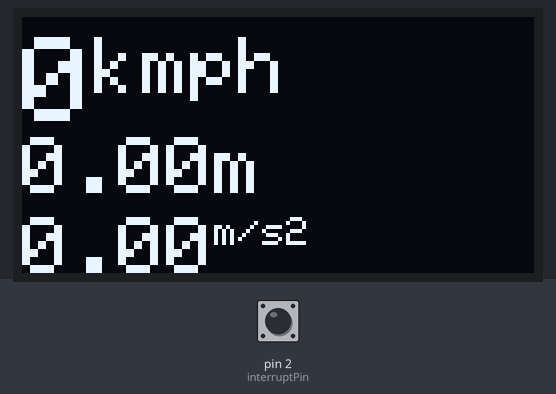
Recording of a sketch running on a simulated Arduino Uno, built with avr-gcc and run on an emulated ATmega328P. Shown: 128×64 one-colour display. The inputs (shaded band) are chosen by the test bench; at power-on: pin 2 (interruptPin) LOW. The display library's start-up logo is not drawn; what the sketch prints to the serial monitor is not drawn.

Above: at 2.2 s.
2.3 s: pin 2 (interruptPin) pulled HIGH for 0.15 s
At 3.4 s:
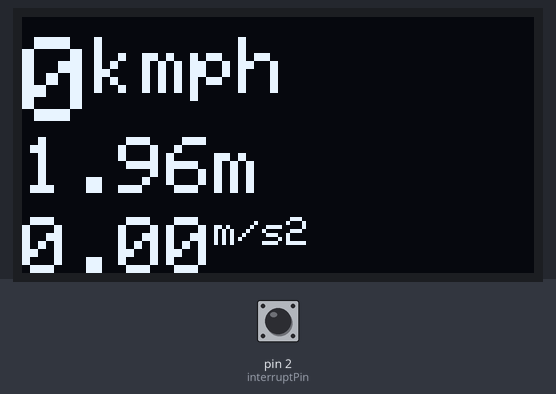
5.1 s: pin 2 (interruptPin) pulled HIGH for 1 s
At 6.4 s:
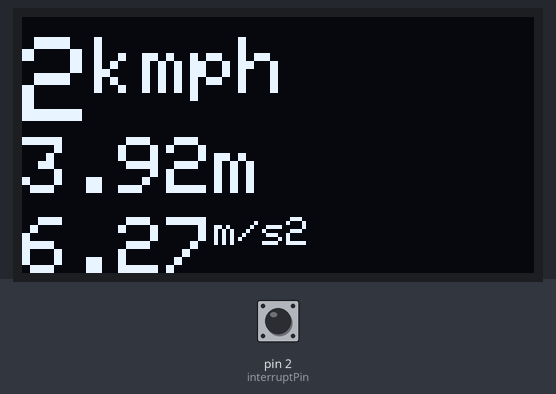
8.1 s: pin 2 (interruptPin) pulled HIGH for 0.15 s
At 9.4 s:
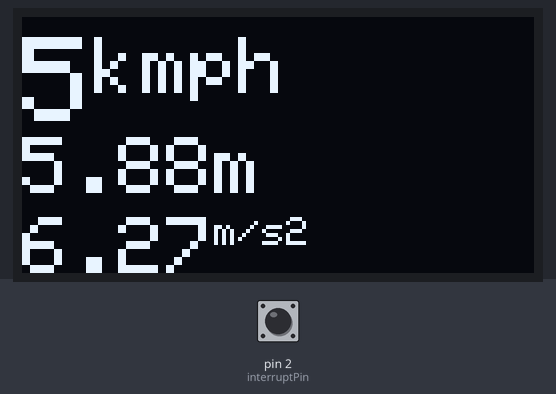
11.1 s: pin 2 (interruptPin) pulled HIGH for 1 s
At 23.1 s:
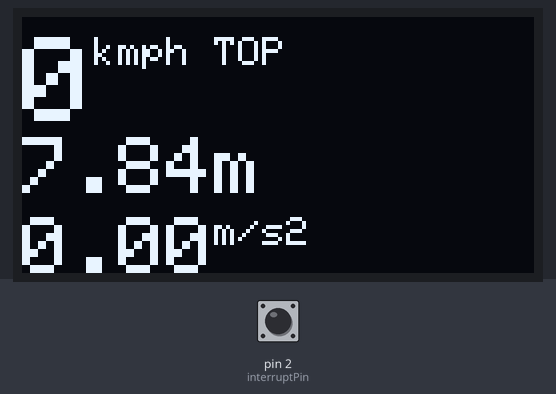
Timing chart, 0 to 24.6 s (numbered marks = the images above; inputs shaded):
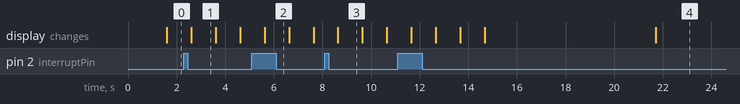

Measured:
- after the input at 2.3 s, the display: changes after 0.31 s (image 1)
- after the input at 5.1 s, the display: changes after 0.52 s (image 2)
- after the input at 8.1 s, the display: changes after 0.54 s (image 3)
- after the input at 11.1 s, the display: first changes after 0.55 s (image 4 shows a later state)
- what the display in image 1 shows lasts 1.0 s, from 2.6 s to 3.6 s

The sketch:

bike_tachometer.ino
```cpp
#include <SPI.h>
#include <Wire.h>
//#include <EEPROM.h>
#include <Adafruit_GFX.h>
#include <Adafruit_SSD1306.h>

#define SCREEN_WIDTH 128 // OLED display width, in pixels
#define SCREEN_HEIGHT 64 // OLED display height, in pixels
#define EEPROM_DISTVAL_LOC 0
#define EEPROM_WRITE_INTERVAL  60

#define NUM_SPEED_AVG_SAMPLES 5


#define TIMER_COUNTER_DISTANCE_COMPUTE   50  // eg: 10ms * <50> ==>500ms

#define DISPLAY_UPDATE_INTERVAL 100
#define SPEED_UPDATE_INTERVAL 25
#define TOP_SPEED_HIT_DISPLAY_START 20

//#define SERIAL_TEST_ENABLED

// On an arduino UNO:       A4(SDA), A5(SCL)

#define OLED_RESET     4 // Reset pin # (or -1 if sharing Arduino reset pin)
#define SCREEN_ADDRESS 0x3C///< See datasheet for Address; 0x3D for 128x64, 0x3C for 128x32

Adafruit_SSD1306 display(SCREEN_WIDTH, SCREEN_HEIGHT, &Wire, OLED_RESET);


#define LOGO_HEIGHT   16
#define LOGO_WIDTH    16

static const unsigned char PROGMEM logo_bmp[] =
{ 0b00000000, 0b11000000,
  0b00000001, 0b11000000,
  0b00000001, 0b11000000,
  0b00000011, 0b11100000,
  0b11110011, 0b11100000,
  0b11111110, 0b11111000,
  0b01111110, 0b11111111,
  0b00110011, 0b10011111,
  0b00011111, 0b11111100,
  0b00001101, 0b01110000,
  0b00011011, 0b10100000,
  0b00111111, 0b11100000,
  0b00111111, 0b11110000,
  0b01111100, 0b11110000,
  0b01110000, 0b01110000,
  0b00000000, 0b00110000
};

const int interruptPin = 2;

volatile uint32_t speedTick = 0;
uint32_t oldSpeedTick = 0;
volatile uint32_t  debElapsed = 0;
volatile uint32_t startTimeCompute = 0;
volatile uint16_t oldTicks = 0;

//uint16_t currentSpeed = 0;
uint16_t oldSpeed = 0;
uint16_t avgSpeed = 0;
double distance = 0.0;
float displaySpeed = 0;
uint32_t startTimeDisp = 0;

volatile uint8_t sensrDebInt;
uint16_t topSpeed = 0;
boolean topSpeedFlag = false;
boolean updateDisplayFlag = false;

volatile uint8_t oldTimer2Ct1;

volatile byte timer2_counter1;
volatile byte timer2_counter2;
volatile byte timer2_counter3;

static void rotationInterruptHandler()
{

//  sensrDebInt = timer2_counter1 - oldTimer2Ct1;
//  if (sensrDebInt <= 10  && speedTick >= 1) {
//    speedTick = oldTicks;
//    oldTimer2Ct1=timer2_counter1;
//    // Serial.println("int bad");
//
//  }
//  else {
    speedTick++;
//    oldTimer2Ct1=timer2_counter1;
//    // Serial.println("int good");
//  }
//  oldTimer2Ct1=timer2_counter1;
//  oldTicks = speedTick;

}


uint32_t getEepDistVal(uint8_t eepDataLoc)
{
  uint32_t retval;
  // EEPROM.get( eepDataLoc, retval );
  return retval;
}
uint8_t speedScale = 0;

void computeDistanceCovered();
void computeSpeed();

byte reload = 0x9C;
ISR(TIMER2_COMPA_vect)
{

  timer2_counter1++;
  timer2_counter2++;
  timer2_counter3++;
  OCR2A = reload;

  if (timer2_counter1 == TIMER_COUNTER_DISTANCE_COMPUTE)
  {
    timer2_counter1 = 0;
    oldTimer2Ct1=0;// round interrupt error handle
#ifdef SERIAL_TEST_ENABLED
    speedTick += speedScale;
#endif
    computeDistanceCovered();
    //Serial.println("Distance computed");
  }
  if (timer2_counter2 == SPEED_UPDATE_INTERVAL)
  {
    timer2_counter2 = 0;
    computeSpeed();
    //Serial.println("Speed computed");
  }
  if (timer2_counter3 == DISPLAY_UPDATE_INTERVAL)
  {
    timer2_counter3 = 0;
    updateDisplayFlag = true;
    //Serial.println("update display");

  }
}

/*
 * https://microcontrollerslab.com/arduino-timer-interrupts-tutorial/
   timer2
   System clock is 16Mhz and prescalar is 1024 for generating clock of 10ms
  Speed of Timer2 = 16MHz/1024 = 15.625 KHz
  Pulse Time = 1/15.625 KHz = 64 us
  Hence value of OCR register will be set to: 10ms/64us = 156.25 ->156 (whole number)  = 0x9C
*/

void setUpTimer2ForDistanceCompute() {
  cli();
  TCCR0B = 0;
  OCR2A = reload;
  TCCR2A = 1 << WGM21;
  TCCR2B = (1 << CS22) | (1 << CS21) | (1 << CS20);
  TIMSK2 = (1 << OCIE2A);
  sei();
  Serial.println("TIMER2 Setup Finished.");

}


void setup() {
  Serial.begin(9600);


  if (!display.begin(SSD1306_SWITCHCAPVCC, SCREEN_ADDRESS)) {
    Serial.println(F("SSD1306 allocation failed"));
    for (;;); // Don't proceed, loop forever
  }


  display.display();
  delay(500); // Pause for 2 seconds

  // Clear the buffer
  display.clearDisplay();
  display.display();

  pinMode(interruptPin, INPUT);
  attachInterrupt(digitalPinToInterrupt(interruptPin),  rotationInterruptHandler, RISING);

  //distance=getEepDistVal(EEPROM_DISTVAL_LOC);

  startTimeCompute = millis();
  debElapsed = millis();
  startTimeDisp = millis();
  setUpTimer2ForDistanceCompute();
}


void updateDisplay(float spd, double dist, bool tripFlg, float power)
{


  display.clearDisplay();
  display.setTextSize(3);
  display.setTextColor(SSD1306_WHITE);
  display.setCursor(0, 5);

  if (topSpeedFlag) {
    display.print((uint32_t)(topSpeed*3.6));
    display.setTextSize(1);
    display.println("kmph TOP");
  }
  else {
    display.print((uint32_t)(spd * 3.6));
    display.setTextSize(2);
    display.println("kmph");
  }
  display.setTextSize(2);
  display.setCursor(0, 30);
  tripFlg = true; //hardcoded
  //  if (tripFlg) {}

  display.print(dist);
  display.setTextSize(2);
  display.println("m");
  display.setCursor(0, 50);
  display.setTextSize(2);
  display.print(power);
  display.setTextSize(1);
  display.println("m/s2");
  // display.println("W");
  display.display();
  //delay(200);

}

void updateEepDistVal(uint32_t dist)
{

  //  EEPROM.put((int)EEPROM_DISTVAL_LOC,dist);

}

float powerGen = 0;

float distanceCovered = 0.0;
float prvDistanceCovered = 0.0;
float currentSpeed = 0.0;

float currentAcceleration=0;


void computeDistanceCovered()
{
  uint32_t currentTicks = speedTick - oldSpeedTick;
  double dist = (1.96 * (double)currentTicks);
  distanceCovered += dist;
  oldSpeedTick = speedTick;
}


float speedSumForAvg = 0.0;
float averageSpeed = 0.0;
float prevAvgSpeed=0.0;
void computeSpeed()
{
  static uint8_t speedAvgSamples;
  prevAvgSpeed=averageSpeed;
  currentSpeed = ((distanceCovered - prvDistanceCovered) * 1000) / (SPEED_UPDATE_INTERVAL*10);
  if(topSpeed<prevAvgSpeed && distanceCovered> 20.00 )
  {
    topSpeed=prevAvgSpeed;
   }
  //currentAcceleration=((currentSpeed-prevCurrentSpeed)*1000)/(SPEED_UPDATE_INTERVAL*10);

  prvDistanceCovered = distanceCovered;

  speedSumForAvg += currentSpeed;
  speedAvgSamples++;

  if (speedAvgSamples == NUM_SPEED_AVG_SAMPLES)
  {
    averageSpeed = speedSumForAvg / NUM_SPEED_AVG_SAMPLES;
    speedAvgSamples = 0;
    speedSumForAvg = 0;
    currentAcceleration=((averageSpeed-prevAvgSpeed)*1000)/(SPEED_UPDATE_INTERVAL*10);
  }

}


void loop()
{
  static uint8_t topSpeedDisplayHitCtr;
#ifdef SERIAL_TEST_ENABLED
  if (Serial.available()) {
    char ch = Serial.read();
    if (ch == '+') {
      speedScale < 254 ? speedScale++ : 255;
      Serial.println(speedScale);
    }
    if (ch == '-') {
      speedScale > 0 ? speedScale-- : 0;
      Serial.println(speedScale);
    }
  }
#endif
  if (updateDisplayFlag) {
    topSpeedDisplayHitCtr++;
    float tmpSpeed = prevAvgSpeed;
    if (tmpSpeed < averageSpeed) {
      tmpSpeed += (averageSpeed - tmpSpeed) / 2;
    }
    else if (tmpSpeed > averageSpeed) {
      tmpSpeed -= (tmpSpeed - averageSpeed) / 2;
    }
    else {

    }
    if(topSpeedDisplayHitCtr > TOP_SPEED_HIT_DISPLAY_START && topSpeedDisplayHitCtr<= TOP_SPEED_HIT_DISPLAY_START+3){
      topSpeedFlag=true;
    }
    else if(topSpeedDisplayHitCtr>TOP_SPEED_HIT_DISPLAY_START+3){
       topSpeedDisplayHitCtr=0;
       topSpeedFlag=false;
      }
    else{
      topSpeedFlag=false;
      }
    updateDisplay(tmpSpeed, distanceCovered, false, currentAcceleration);
    updateDisplayFlag = false;
  }


}
```
